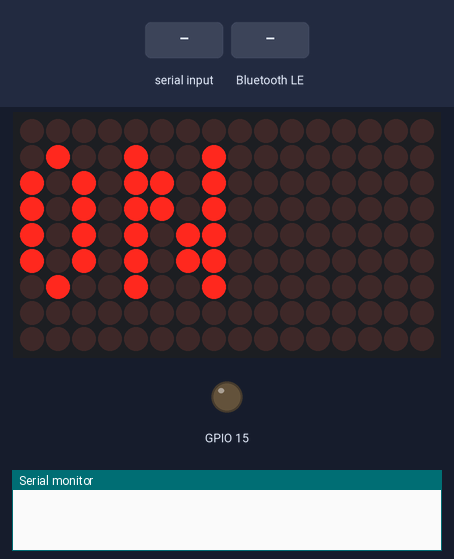
Bench run of a sketch on a simulated ESP32. Shown: 16×9 LED matrix, output pins drawn as LEDs (lit = HIGH), the last lines printed to the serial monitor. The inputs (shaded band) are chosen by the test bench. Nothing arrives over Bluetooth unless stated; a phone connects over Bluetooth LE 3 s after start.

Above: at 1.2 s.
1.3 s: "1\n" received over Serial
At 3.6 s:
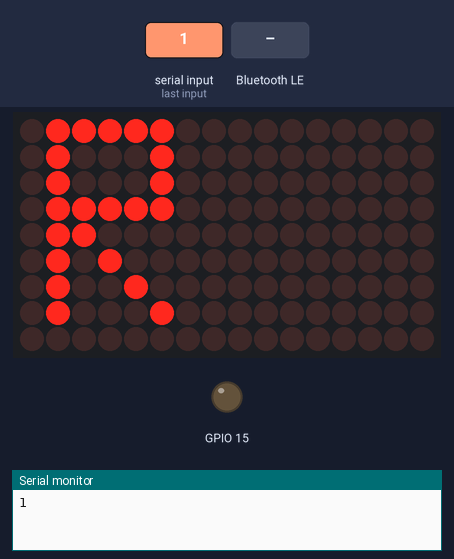
4.3 s: Bluetooth LE write "BATTERY" received
At 6.6 s:
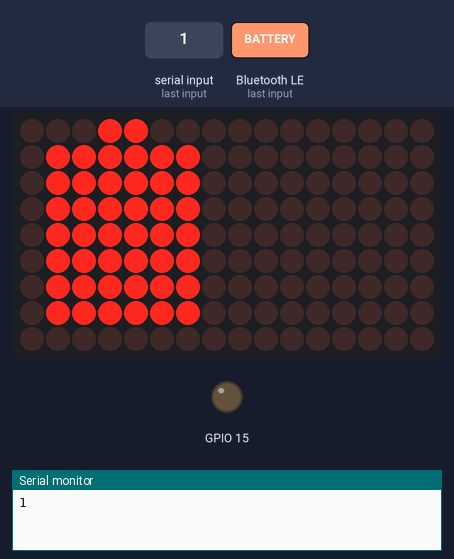
7.3 s: Bluetooth LE write "PARK" received
8.8 s: "4\n" received over Serial
At 11.6 s:
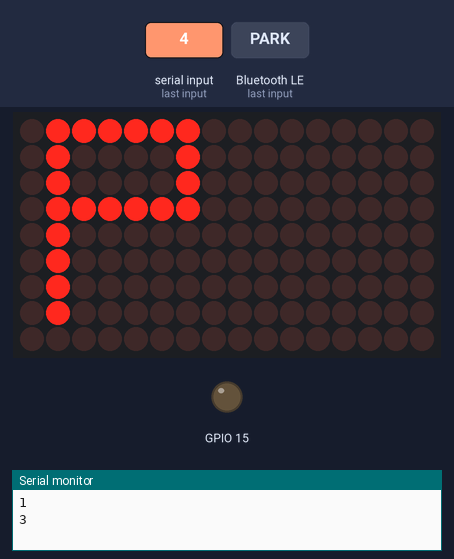
14.8 s: "7\n" received over Serial
At 16.1 s:
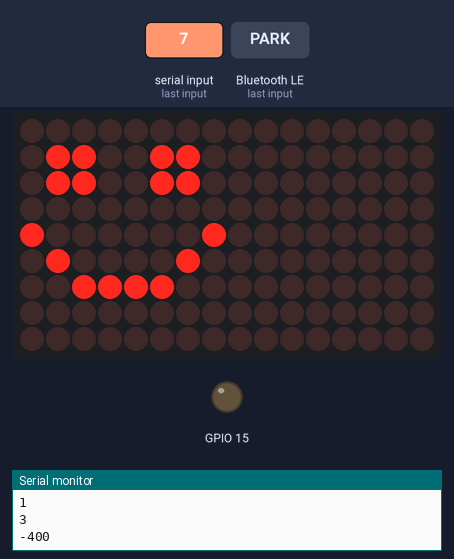
Timing chart, 0 to 17.8 s (numbered marks = the images above; inputs shaded):
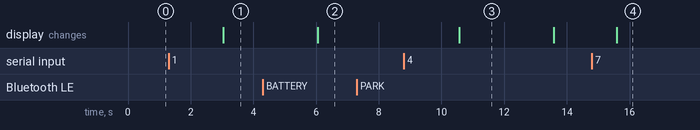

The sketch:

Project_server.ino
```cpp
 /*
    Based on Neil Kolban example for IDF: https://github.com/nkolban/esp32-snippets/blob/master/cpp_utils/tests/BLE%20Tests/SampleWrite.cpp
    Ported to Arduino ESP32 by Evandro Copercini
*/
//BLE
#include <BLEDevice.h>
#include <BLEUtils.h>
#include <BLEServer.h>

#define SERVICE_UUID "91bad492-b950-4226-aa2b-4ede9fa42f59"
#define CHARACTERISTIC_UUID "0d563a58-196a-48ce-ace2-dfec78acc814"
//

/* 전역변수 설정 */
int norepeat_B=0;
// 경범 추가
String rx_data ;// 헬멧 착용 감지상태를 입력받는 변수(시리얼 수신)1: 감지,0:미감지,-1:횟수 오버->4로 전달 // 날씨 데이터 7: 맑음/ 8: 맑지 않은 경우
int tx_data;    // 시리얼 송신으로 정보를 전달하는 변수 (시리얼 송신)1: 헬멧 감지 후 사용 시작알림, 8: 인식 횟수 초과로 사용불가 알림
int state = 0;  // 킥보드의 동작 상태를 표현하는 변수 0: /on 1:running/ stop: 2/ park: 3/ off: 4
int cost = 0;   // 요금 변수
int battery = 100;// 잔여 배터리양
int battery_print = 0;
int finish =0;  // 킥보드의 사용이 종료됐음을 표현하는 변수 0: 동작중 1: 사용 종료
int park =0 ;   // 주차 플래그 0: 주차spot에 주차하지 않음, 1: 주차spot에 주차함
// LED Matrix 드라이버 제어를 위한 라이브러리
#include <Adafruit_GFX.h>
#include <Adafruit_IS31FL3731.h>

Adafruit_IS31FL3731 matrix = Adafruit_IS31FL3731();
//////////////////////////////////////

//State Display
static const uint8_t PROGMEM bmp_ON[]=
{ B00000000,B01001001,B10101101,B10101101,B10101011,B10101011,B01001001,B00000000 };

static const uint8_t PROGMEM bmp_OFF[]=
{ B00000000,B01001111,B10101010,B10101111,B10101010,B10101010,B01001010,B00000000 };

static const uint8_t PROGMEM bmp_R[]=
{ B01111100,B01000100,B01000100,B01111100,B01100000,B01010000,B01001000,B01000100 };

static const uint8_t PROGMEM bmp_S[]=
{ B00111100,B01000010,B01000010,B01100000,B00011100,B00000010,B01000010,B00111100 };
//

//Battery capacity print
static const uint8_t PROGMEM bmp_B[]=
{ B00011000,B01111110,B01000010,B01000010,B01111110,B01111110,B01111110,B01111110 };//battery capacity
//

//park in parking zone
static const uint8_t PROGMEM bmp_P[]=
{ B01111110,B01000010,B01000010,B01111110,B01000000,B01000000,B01000000,B01000000 };

static const uint8_t PROGMEM bmp_D[]=
{ B01111000,B01000100,B01000010,B01000010,B01000010,B01000010,B01000100,B01111000 };//discount
//
static const uint8_t PROGMEM bmp_badWeather[]=
{ B00000000,B01100110,B01100110,B00000000,B00011000,B00100100,B01000010,B00000000 };

static const uint8_t PROGMEM bmp_goodWeather[]=
{ B00000000,B01100110,B01100110,B00000000,B10000001,B01000010,B00111100,B00000000 };

static const uint8_t PROGMEM bmp_speedDec[]=
{ B00011000,B00011000,B00011000,B10011001,B01011010,B00111100,B00011000,B00000000 };//아래방향 화살표

static const uint8_t PROGMEM bmp_B_full[]=
{ B00011000,B01111110,B01111110,B01111110,B01111110,B01111110,B01111110,B01111110 };//battery capacity

static const uint8_t PROGMEM bmp_B_80[]=
{ B00011000,B01111110,B01000010,B01000010,B01111110,B01111110,B01111110,B01111110 };//battery capacity

static const uint8_t PROGMEM bmp_B_40[]=
{ B00011000,B01111110,B01000010,B01000010,B01000010,B01000010,B01111110,B01111110 };//battery capacity

static const uint8_t PROGMEM bmp_B_15[]=
{ B00011000,B01111110,B01000010,B01000010,B01000010,B01000010,B01000010,B01111110 };//battery capacity


// 킥보드 상태 초기화 함수
void pm_init(){

  state = 0;  // 킥보드의 동작 상태를 표현하는 변수 0: /on 1:running/ stop: 2/ off: 4
  cost = 0;   // 요금 변수
  battery = 100;
  battery_print = 0;
  finish = 0;  // 킥보드의 사용이 종료됐음을 표현하는 변수 0: 동작중 1: 사용 종료
  park = 0;   // 주차 플래그 0: 주차spot에 주차하지 않음, 1: 주차spot에 주차함
  matrix.setRotation(0);
  matrix.clear();
  delay(500);
  return;
}

// 킥보드 동작 함수
void pm_on(){
// 송신값에 따른 동작부
  if((state == 0 || state == 2) &&rx_data =="0")
    state =2;

  else if (battery <10 && norepeat_B <=1 ) {
    Serial.println(6);
    norepeat_B++;
  }
  // 사용자가 배터리 정보를 확인하려 할때
  else if((state==0 || state == 1 || state == 2) && battery_print==1) {
    matrix.setRotation(0);
    matrix.clear();
    if(battery <=100 && battery >= 70)
            matrix.drawBitmap(0,0,bmp_B_full,8,8,128);
    else if(battery < 70 && battery >=40)
            matrix.drawBitmap(0,0,bmp_B_80,8,8,128);
    else if(battery < 40 && battery >=20)
            matrix.drawBitmap(0,0,bmp_B_40,8,8,128);
    else if(battery < 20 && battery >=0 ){
            matrix.drawBitmap(0,0,bmp_B_15,8,8,128);
      }
    delay(2500);
    battery_print = 0;
  }
  else if((state == 0 || state == 2) && rx_data == "1"){
                state = 1;
                finish =0;
                tx_data = 1;
                Serial.println(tx_data);
  }
  else if(state == 2 && rx_data == "-1"){
                tx_data = 4;
                state = 4;
                finish = 1;
                Serial.println(tx_data);
      }
  else if((state == 1 || state == 3) && rx_data == "4"){
       // 주차 스팟 외부에서 주차하여, 디스카운트 없이 종료될때
          if(state ==1){
          }
        // 주차 스팟에서 주차하여 디스카운트와 함께 종료될때
          else if(state == 3){
            Serial.println(state);
            cost -= 500;
            matrix.setRotation(0);
            matrix.clear();
            matrix.drawBitmap(0,0,bmp_P,8,8,128);
            delay(3000);
           }
  Serial.println(cost);
  state =4;
  }
  else if(state ==2 && rx_data == "4"){
  Serial.println(0);
  state =4;
}
  //날씨
  else if(rx_data == "7"){  // 맑음
          matrix.setRotation(0);
          matrix.clear();
            matrix.drawBitmap(0,0,bmp_goodWeather,8,8,128);
            delay(3000);
    }
  else if(rx_data == "8"){  // 맑지 않음
          matrix.setRotation(0);
          matrix.clear();
            matrix.drawBitmap(0,0,bmp_badWeather,8,8,128);
            delay(3000);
    }
// 상태값에 따른 출력부
  if(state == 0){

  matrix.setRotation(0);
  matrix.clear();
            matrix.drawBitmap(0,0,bmp_ON,8,8,128);
  }
  else if(state ==1){

  matrix.setRotation(0);
  matrix.clear();
        matrix.drawBitmap(0,0,bmp_R,8,8,128);
  }
  else if(state ==2){

  matrix.setRotation(0);
  matrix.clear();
                  matrix.drawBitmap(0,0,bmp_S,8,8,128);
  }
  else if(state == 4){
  matrix.setRotation(0);
  matrix.clear();
            matrix.drawBitmap(0,0,bmp_OFF,8,8,128);
  }
  return;
  }


//BLE server : Data receive part
class MyCallbacks: public BLECharacteristicCallbacks {   //RX
    void onWrite(BLECharacteristic *pCharacteristic) {
      std::string value = pCharacteristic->getValue();

      if (value.length() > 0) {
        if(value == "BATTERY"){
            battery_print=1;
          }
         else if(value == "PARK"){
           if(state ==1){
              state =3;
           }
         }
      }
    }
};
////////////////////////////////////////////


void setup() {
//matrix part
  matrix.begin();
//

  Serial.begin(115200);
  pinMode(15, OUTPUT);

  BLEDevice::init("MyESP32");
  BLEServer *pServer = BLEDevice::createServer();

  BLEService *pService = pServer->createService(SERVICE_UUID);

  BLECharacteristic *pCharacteristic = pService->createCharacteristic(
                                         CHARACTERISTIC_UUID,
                                         BLECharacteristic::PROPERTY_READ |
                                         BLECharacteristic::PROPERTY_WRITE
                                       );

  pCharacteristic->setCallbacks(new MyCallbacks());

  pCharacteristic->setValue("Hello World");
  pService->start();

  BLEAdvertising *pAdvertising = pServer->getAdvertising();
  pAdvertising->start();

  matrix.setRotation(0);
  matrix.clear();
  matrix.drawBitmap(0,0,bmp_ON,8,8,128);
}

void loop() {
// 헬멧 감지 여부를 시리얼 수신: 감지=1 미감지=0 횟수 초과 =-1
    rx_data = Serial.readStringUntil('\n');
    if(rx_data =="9"){
      pm_init();
    }
    else{
      pm_on();
    }
// 킥보드의 상태가 running일 경우 요금은 계속 100원씩 증가
    if(state == 1){
      cost += 100;
      battery -= 7;
      if(battery <= 0)
        battery = 0;
    }
    delay(2000);
  //Serial.println(state);
}
```

Measured:
- after the input at 1.3 s, the display: changes after 1.7 s (image 1)
- after the input at 4.3 s, the display: changes after 1.8 s (image 2)
- after the input at 7.3 s, every drawn part: stays the same
- after the input at 8.8 s, the display: changes after 1.8 s (image 3)
- after the input at 14.8 s, the display: changes after 0.79 s (image 4)
- what the display in image 3 shows lasts 3.0 s, from 10.6 s to 13.6 s
